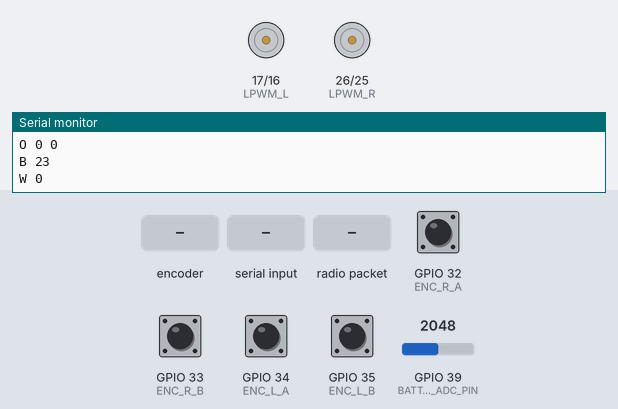
Bench run of a program on a simulated ESP32. On the bench: motor-driver pin pairs drawn as motors (green arrow = first pin HIGH = forward, orange = second pin HIGH = backward, longer = more drive), the last lines printed to the serial monitor. Inputs (shaded band) come from the test bench; at power-on: GPIO 32 (ENC_R_A), GPIO 33 (ENC_R_B), GPIO 34 (ENC_L_A), GPIO 35 (ENC_L_B) HIGH, GPIO 39 (BATTERY_ADC_PIN) = 2048. No radio packets arrive unless stated.

Above: at 1.2 s.
1.3 s: rotary encoder on GPIO 32 (ENC_R_A) / GPIO 35 (ENC_L_B) turned 1 step (first pin leading)
At 1.8 s:
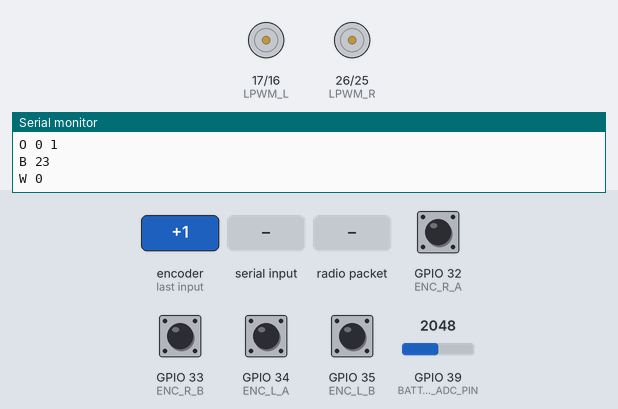
3.0 s: "M  45\n" received over Serial
At 3.16 s:
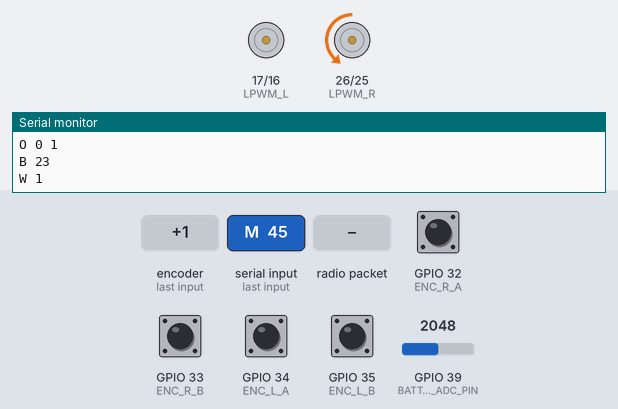
6.0 s: radio packet "STOP" arrives
7.5 s: radio packet "M" arrives
9.0 s: radio packet "CMD:STOP" arrives
At 9.7 s:
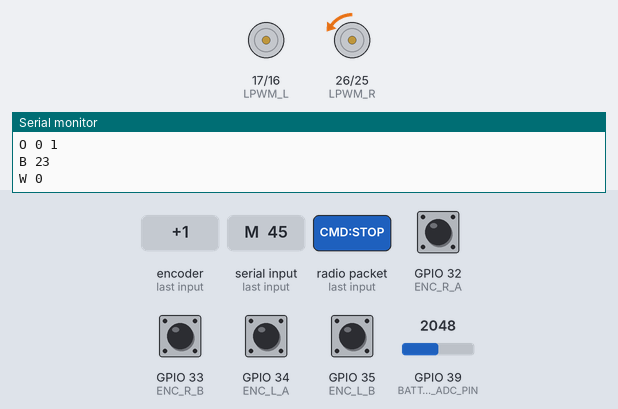
10.5 s: GPIO 34 (ENC_L_A) pulsed LOW 2 times (0.12 s each, 0.3 s apart)
Timing chart, 0 to 13.5 s (numbered marks = the images above; inputs shaded):
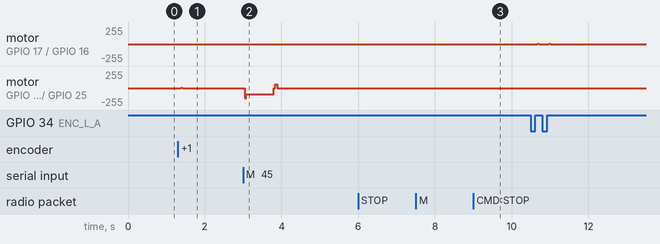

The program:

main.cpp
```cpp
#include <Arduino.h>
#include <LoRa.h>
#include <SPI.h>

#include "motor_control.h"

// =============================================================================
// PIN DEFINITIONS
// =============================================================================
// Motor driver pins (BTS7960 / IBT-2)
// NOTE: GPIO 18/19 intentionally unused to avoid historical conflict with SPI/LoRa (issue #30).
#define RPWM_L 16
#define LPWM_L 17
#define RPWM_R 25
#define LPWM_R 26

// Encoder pins
#define ENC_L_A 34
#define ENC_L_B 35
#define ENC_R_A 32
#define ENC_R_B 33
#define BATTERY_ADC_PIN 39

// LoRa SX1276 (HSPI)
#define LORA_SS 5
#define LORA_RST 27
#define LORA_DIO0 2
#define LORA_SCK 14
#define LORA_MISO 12
#define LORA_MOSI 13

// PWM channels (ESP32 LEDC)
#define CH_RPWM_L 0
#define CH_LPWM_L 1
#define CH_RPWM_R 2
#define CH_LPWM_R 3
#define PWM_FREQ 20000
#define PWM_RES_BITS 8

// =============================================================================
// GLOBALS
// =============================================================================
volatile long encoderLeftPos = 0;
volatile long encoderRightPos = 0;

unsigned long lastStatusTime = 0;
const unsigned long STATUS_INTERVAL_MS = 100; // 10Hz telemetry

unsigned long lastControlTime = 0;
const unsigned long CONTROL_INTERVAL_MS = 50; // 20Hz PID control

unsigned long lastCmdTime = 0;
const unsigned long COMMAND_TIMEOUT_MS = 800; // watchdog

unsigned long lastLoraHeartbeat = 0;
const unsigned long LORA_INTERVAL_MS = 5000;

long lastEncoderLeft = 0;
long lastEncoderRight = 0;

int targetLeftPwm = 0;
int targetRightPwm = 0;
int appliedLeftPwm = 0;
int appliedRightPwm = 0;

const float MAX_TICKS_PER_SECOND = 1800.0f;

PidState pidLeft{0.15f, 0.02f, 0.01f, 0.0f, 0.0f, false};
PidState pidRight{0.15f, 0.02f, 0.01f, 0.0f, 0.0f, false};

// =============================================================================
// INTERRUPTS
// =============================================================================
void IRAM_ATTR isr_enc_l() {
  if (digitalRead(ENC_L_B) == HIGH) {
    encoderLeftPos++;
  } else {
    encoderLeftPos--;
  }
}

void IRAM_ATTR isr_enc_r() {
  if (digitalRead(ENC_R_B) == HIGH) {
    encoderRightPos++;
  } else {
    encoderRightPos--;
  }
}

// =============================================================================
// MOTOR CONTROL
// =============================================================================
void setupPwm() {
  ledcSetup(CH_RPWM_L, PWM_FREQ, PWM_RES_BITS);
  ledcSetup(CH_LPWM_L, PWM_FREQ, PWM_RES_BITS);
  ledcSetup(CH_RPWM_R, PWM_FREQ, PWM_RES_BITS);
  ledcSetup(CH_LPWM_R, PWM_FREQ, PWM_RES_BITS);

  ledcAttachPin(RPWM_L, CH_RPWM_L);
  ledcAttachPin(LPWM_L, CH_LPWM_L);
  ledcAttachPin(RPWM_R, CH_RPWM_R);
  ledcAttachPin(LPWM_R, CH_LPWM_R);
}

void setMotorSpeed(int pwmChannelFwd, int pwmChannelRev, int speed) {
  const int pwm = clamp_pwm(speed);
  if (pwm > 0) {
    ledcWrite(pwmChannelFwd, pwm);
    ledcWrite(pwmChannelRev, 0);
  } else if (pwm < 0) {
    ledcWrite(pwmChannelFwd, 0);
    ledcWrite(pwmChannelRev, -pwm);
  } else {
    ledcWrite(pwmChannelFwd, 0);
    ledcWrite(pwmChannelRev, 0);
  }
}

void stopMotors() {
  targetLeftPwm = 0;
  targetRightPwm = 0;
  appliedLeftPwm = 0;
  appliedRightPwm = 0;
  setMotorSpeed(CH_RPWM_L, CH_LPWM_L, 0);
  setMotorSpeed(CH_RPWM_R, CH_LPWM_R, 0);
}

// =============================================================================
// SERIAL PROTOCOL
// =============================================================================
// RX frames:
//   M <left_pwm> <right_pwm>   (range -255..255)
//   STOP                       (immediate motor stop)
// TX frames:
//   O <left_ticks> <right_ticks>
//   B <battery_percent>
//   W <watchdog_ok 0|1>

void processSerialCommand(const String &inputRaw) {
  String input = inputRaw;
  input.trim();
  if (input.length() == 0) {
    return;
  }

  if (input == "STOP") {
    stopMotors();
    return;
  }

  if (input.startsWith("M ")) {
    int firstSpace = input.indexOf(' ');
    int secondSpace = input.lastIndexOf(' ');
    if (firstSpace > -1 && secondSpace > firstSpace) {
      int left = input.substring(firstSpace + 1, secondSpace).toInt();
      int right = input.substring(secondSpace + 1).toInt();

      targetLeftPwm = clamp_pwm(left);
      targetRightPwm = clamp_pwm(right);
      lastCmdTime = millis();
    }
  }
}

// =============================================================================
// BATTERY
// =============================================================================
int readBatteryPercent() {
  static float filtered = 0.0f;
  const int raw = analogRead(BATTERY_ADC_PIN);

  if (filtered == 0.0f) {
    filtered = raw;
  }
  filtered = (0.85f * filtered) + (0.15f * raw);

  // Calibration window for ADC -> battery %. Must be adjusted per hardware divider.
  const int adcMin = 1700;
  const int adcMax = 3200;
  int percent = map((int)filtered, adcMin, adcMax, 0, 100);
  percent = constrain(percent, 0, 100);
  return percent;
}

// =============================================================================
// PID LOOP
// =============================================================================
void controlLoop() {
  const unsigned long now = millis();
  if (now - lastControlTime < CONTROL_INTERVAL_MS) {
    return;
  }

  const float dt = (now - lastControlTime) / 1000.0f;
  lastControlTime = now;

  const long encL = encoderLeftPos;
  const long encR = encoderRightPos;

  const float measuredL = (encL - lastEncoderLeft) / dt;
  const float measuredR = (encR - lastEncoderRight) / dt;

  lastEncoderLeft = encL;
  lastEncoderRight = encR;

  const float targetL = (targetLeftPwm / 255.0f) * MAX_TICKS_PER_SECOND;
  const float targetR = (targetRightPwm / 255.0f) * MAX_TICKS_PER_SECOND;

  const float correctionL = compute_pid(pidLeft, targetL, measuredL, dt);
  const float correctionR = compute_pid(pidRight, targetR, measuredR, dt);

  appliedLeftPwm = clamp_pwm((int)(targetLeftPwm + correctionL));
  appliedRightPwm = clamp_pwm((int)(targetRightPwm + correctionR));

  setMotorSpeed(CH_RPWM_L, CH_LPWM_L, appliedLeftPwm);
  setMotorSpeed(CH_RPWM_R, CH_LPWM_R, appliedRightPwm);
}

void setup() {
  Serial.begin(115200);

  pinMode(ENC_L_A, INPUT);
  pinMode(ENC_L_B, INPUT);
  pinMode(ENC_R_A, INPUT);
  pinMode(ENC_R_B, INPUT);
  pinMode(BATTERY_ADC_PIN, INPUT);

  setupPwm();

  attachInterrupt(digitalPinToInterrupt(ENC_L_A), isr_enc_l, RISING);
  attachInterrupt(digitalPinToInterrupt(ENC_R_A), isr_enc_r, RISING);

  Serial.println("Starting LoRa...");
  SPI.begin(LORA_SCK, LORA_MISO, LORA_MOSI, LORA_SS);
  LoRa.setPins(LORA_SS, LORA_RST, LORA_DIO0);
  if (!LoRa.begin(915E6)) {
    Serial.println("Starting LoRa failed!");
  } else {
    Serial.println("LoRa Started");
  }

  lastCmdTime = millis();
  lastControlTime = millis();
  Serial.println("UGV Firmware v0.3 Ready");
}

void loop() {
  // 1) Read serial commands
  if (Serial.available() > 0) {
    processSerialCommand(Serial.readStringUntil('\n'));
  }

  // 2) Watchdog: fail-safe stop on command timeout
  const bool watchdogOk = (millis() - lastCmdTime) <= COMMAND_TIMEOUT_MS;
  if (!watchdogOk && (targetLeftPwm != 0 || targetRightPwm != 0)) {
    stopMotors();
  }

  // 3) Backup LoRa commands
  int packetSize = LoRa.parsePacket();
  if (packetSize) {
    String loraInput = "";
    while (LoRa.available()) {
      loraInput += (char)LoRa.read();
    }
    Serial.print("LoRa Recv: ");
    Serial.println(loraInput);

    if (loraInput == "CMD:STOP") {
      stopMotors();
      Serial.println("EMERGENCY STOP VIA LORA");
    }
  }

  // 4) PID control loop
  controlLoop();

  // 5) Telemetry frames
  if (millis() - lastStatusTime >= STATUS_INTERVAL_MS) {
    lastStatusTime = millis();
    Serial.printf("O %ld %ld\n", encoderLeftPos, encoderRightPos);
    Serial.printf("B %d\n", readBatteryPercent());
    Serial.printf("W %d\n", watchdogOk ? 1 : 0);
  }

  // 6) LoRa heartbeat
  if (millis() - lastLoraHeartbeat >= LORA_INTERVAL_MS) {
    lastLoraHeartbeat = millis();
    LoRa.beginPacket();
    LoRa.print("UGV:ALIVE:BAT=OK");
    LoRa.endPacket();
  }
}
```

Measured:
- after the input at 1.3 s, motor on GPIO 26 (LPWM_R) / GPIO 25 (RPWM_R): stopped → forward 7/255 after 0.08 s, → backward 3/255 0.05 s later, → stopped 0.05 s later
- after the input at 9.0 s, motor on GPIO 26 (LPWM_R) / GPIO 25 (RPWM_R): backward 5/255 → stopped at once, → backward 5/255 0.04 s later
